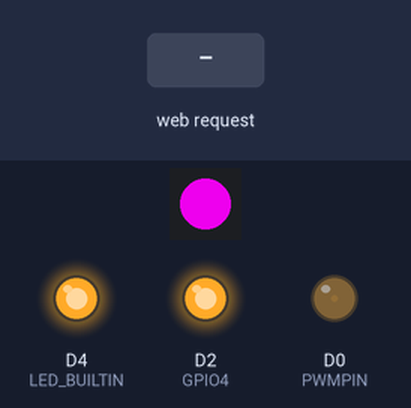
A sketch run on a simulated ESP8266 (NodeMCU). Parts: 1 RGB LEDs in strip order, left to right, output pins drawn as LEDs (lit = HIGH, except the on-board LED, lit = LOW). The inputs (shaded band) are chosen by the test bench. Dim RGB values are drawn brighter than linear; WiFi joins after 1.5 s; servers stay silent unless stated; what the sketch prints to the serial monitor is not drawn.

Above: at 2.7 s.
2.8 s: HTTP request GET /blink received
At 2.96 s:
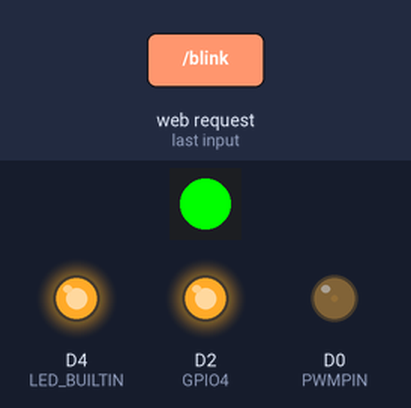
4.6 s: HTTP request GET /off received
At 5.8 s:
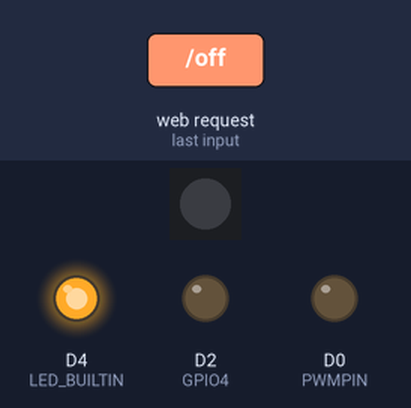
6.1 s: HTTP request GET /blue received
At 6.7 s:
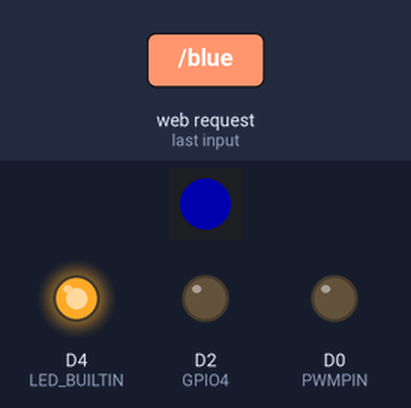
7.6 s: HTTP request GET /green received
At 8.8 s:
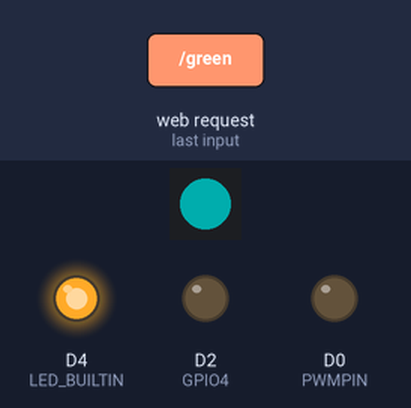
9.1 s: HTTP request GET /red received
At 10.0 s:
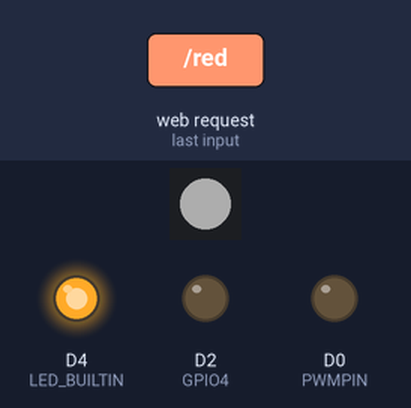
10.6 s: HTTP request GET /blue received
At 11.2 s:
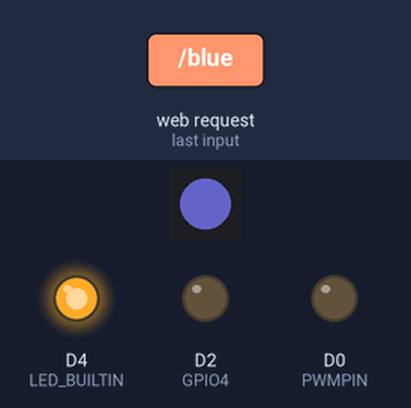
Timing chart, 0 to 13.1 s (numbered marks = the images above; inputs shaded):
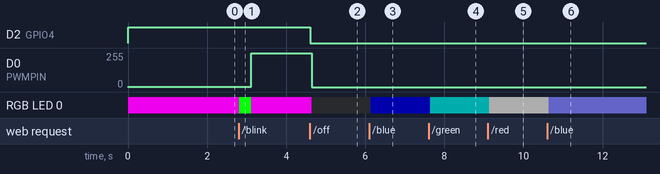

The sketch:

webserver-lights.ino
```cpp
    /******
code from http://randomnerdtutorials.com used
*********/
//deigned for 3.3v relays and NodeMcu

#include "ChainableLED.h"

#define NUM_LEDS  1

ChainableLED leds(14, 12, NUM_LEDS);
#define PWMPIN 16
int pwmpercent;

// Load Wi-Fi library
#include <ESP8266WiFi.h>
#include <WiFiUdp.h>
#include <string.h>

WiFiUDP udp;

// Replace with your network credentials
const char* ssid = "TrilliumKillinEm";
const char* password = "Despacito2";

const int dstPort = 5000;
// Set web server port number to 80
WiFiServer server(80);

// Variable to store the HTTP request
String header;

// Auxiliar variables to store the current output state
String output5State = "off";
String GPIO4State = "off";

// Assign output variables to GPIO pins
const int output5 = 5;
const int GPIO4 = 4;    //labeled as D2 on the board
const int GPIO8 = 15;
char Byte=0;
int incomingByte = 0;


int red=200;
int green=0;
int blue=200;
int lastr,lastg,lastb;

bool halfbright=false;

void setup() {
  pwmpercent =100;
  lastr=red;
  lastg=green;
  lastb=blue;
  leds.init();
  leds.setColorRGB(0,red,green,blue);
  Serial.begin(9600);
  Serial.setTimeout(50);
  Serial.println("Hi I'm "+WiFi.macAddress());
  // Initialize the output variables as outputs
  pinMode(PWMPIN,OUTPUT);
  analogWrite(PWMPIN,(int)1023/pwmpercent);
  pinMode(LED_BUILTIN, OUTPUT);
  pinMode(GPIO4, OUTPUT);

  pinMode(15, INPUT_PULLUP);
  // Set outputs states
  digitalWrite(LED_BUILTIN, LOW);
  digitalWrite(GPIO4, HIGH);

  // Connect to Wi-Fi network with SSID and password
  Serial.print("Connecting to ");
  Serial.println(ssid);
  WiFi.begin(ssid, password);
  int connecterr=0;
  while (WiFi.status() != WL_CONNECTED) {
    delay(500);
    Serial.print(".");
    connecterr++;
    if(connecterr>100){

      WiFi.begin("NodeNet","");
      while (WiFi.status() != WL_CONNECTED) {
      delay(500);
      Serial.print("NodeNet.");

      }

      }


  }
  // Print local IP address and start web server
  Serial.println("");
  Serial.print("WiFi connected");
  if(connecterr>20){
  Serial.println("- NodeNet");}
  else{
    Serial.print("- ");
    Serial.println(ssid);
    }
  Serial.println("IP address: ");
  Serial.println(WiFi.localIP());
  server.begin();

  IPAddress broadcastIp(255, 255, 255, 255);
  udp.beginPacketMulticast(broadcastIp, dstPort, WiFi.localIP());
  udp.write("hi");
  udp.endPacket();
}

void setRGB(int r, int g, int b){
    red=r;
    blue=b;
    green=g;

  }

void blink(){
  leds.setColorRGB(0,0,255,0);
  delay(300);

  }

void lights(int val){
  if(val==0){
    GPIO4State = "off";
    lastr=red;
    lastg=green;
    lastb=blue;
    setRGB(0,0,0);
    digitalWrite(GPIO4,LOW);
    pwmpercent=0;
    }
  else if(val==1){
    GPIO4State = "on";
    if(lastr==0 && lastg==0 && lastb==0){
    lastr=200;lastb=200;
    }

    setRGB(lastr,lastg,lastb);
    digitalWrite(GPIO4,HIGH);
    pwmpercent=100;
    }
  }

void changepwm(int dir){
  if(dir==1){
    if(pwmpercent<1){
      pwmpercent+=10;
      }
    }
  else{
      if(pwmpercent>=0){
      pwmpercent-=10;
      }
     }
}


void loop(){


  if(red>0 || green>0 || blue>0){
    GPIO4State="on";
    }
    else{GPIO4State="off";}

    leds.setColorRGB(0,red,green,blue);


   if (Serial.available()) {
                Byte=incomingByte;
                // read the incoming byte:

                incomingByte = Serial.read();

                // say what you got:
                Serial.print("I received: ");
                Serial.println(incomingByte, DEC);
        }
  if(incomingByte==10){
    }
  else if(incomingByte==49){
    Serial.println("light on");
    lights(1);
    }
  else if(incomingByte==48){
    Serial.println("light off");
    lights(0);
    }
  else if(incomingByte==50 ){
      setRGB(255,0,0);
    }

  else if(incomingByte==51 ){
     setRGB(0,150,50);
    }
  else if(incomingByte==52){
      setRGB(125,100,0);
    }
  else if(incomingByte==53 ||incomingByte==251 || incomingByte==243){
      setRGB(200,0,200);
    }

  WiFiClient client = server.available();   // Listen for incoming clients

  //Serial.println(digitalRead(15));
  if (client) {                             // If a new client connects,
    Serial.println("New Client.");          // print a message out in the serial port
    String currentLine = "";                // make a String to hold incoming data from the client
    while (client.connected()) {            // loop while the client's connected
      if (client.available()) {             // if there's bytes to read from the client,
        char c = client.read();             // read a byte, then
        Serial.write(c);                    // print it out the serial monitor
        header += c;
        if (c == '\n') {                    // if the byte is a newline character
          // if the current line is blank, you got two newline characters in a row.
          // that's the end of the client HTTP request, so send a response:
          if (currentLine.length() == 0) {
            // HTTP headers always start with a response code (e.g. HTTP/1.1 200 OK)
            // and a content-type so the client knows what's coming, then a blank line:
            client.println("HTTP/1.1 200 OK");
            client.println("Content-type:text/html");
            client.println("Connection: close");
            client.println();

            char copy[20];
            header.toCharArray(copy,20);

            // turns the GPIOs on and off
            if(header.indexOf("GET /blue")>=0){
              blue+=50;
              if(blue>255){blue=0;}
            }
            else if(header.indexOf("GET /green")>=0){
              green+=50;
              if(green>255){green=0;}
            }
            else if(header.indexOf("GET /red")>=0){
              red+=50;
              if(red>255){red=0;}

            }

            if(red>0 || green>0 || blue>0){
              GPIO4State="on";
            }

            if (header.indexOf("GET /5/on") >= 0) {
              Serial.println("GPIO 5 on");
              output5State = "on";
              digitalWrite(LED_BUILTIN, HIGH);
            } else if (header.indexOf("GET /5/off") >= 0) {
              Serial.println("GPIO 5 off");
              output5State = "off";
              digitalWrite(LED_BUILTIN, LOW);
            } else if (header.indexOf("/on") >= 0) {
              Serial.println("GPIO 4 on");
              GPIO4State = "on";
              lights(1);
            } else if (header.indexOf("/off") >= 0) {
              Serial.println("GPIO 4 off");
              GPIO4State = "off";
              lights(0);
            }else if (header.indexOf("GET /blink") >= 0) {
              Serial.println("blinking");
              blink();
            }else if (header.indexOf("GET /pwm/half") >= 0) {
              halfbright= !halfbright;

              if(halfbright){
                pwmpercent=40;
                }
              else{
                pwmpercent=100;}
            }

            else if (strstr(copy, "netconf?ssid=") != NULL) {
                  // contains
                  Serial.println("NEW Deeeets");
                }{
              }


            // Display the HTML web page
            client.println("<!DOCTYPE html><html>");
            client.println("<head><meta name=\"viewport\" content=\"width=device-width, initial-scale=1\">");
            client.println("<link rel=\"icon\" href=\"data:,\">");
            // CSS to style the on/off buttons
            // Feel free to change the background-color and font-size attributes to fit your preferences
            client.println("<style>html { font-family: Helvetica; display: inline-block; margin: 0px auto; text-align: center;}");
            client.println(".button { background-color: #195B6A; border: none; color: white; padding: 16px 40px;");
            client.println("text-decoration: none; font-size: 30px; margin: 2px; cursor: pointer;}");
            client.println(".button2 {background-color: #77878A;}</style></head>");

            // Web Page Heading
            client.println("<body><h1>ESP8266 Web Server</h1><p>");
            client.print(Byte);
            client.print("<p>");
            client.print(incomingByte);

            client.print("</p>");

            client.println("<p><a href=\"/pwm/half\"><button class=\"button\">half</button></a></p>");


            client.print("</p></a>");
            // Display current state, and ON/OFF buttons for GPIO 5
            client.println("<p>Built in LED - State " + output5State + "</p>");
            // If the output5State is off, it displays the ON button
            if (output5State=="off") {
              client.println("<p><a href=\"/5/on\"><button class=\"button\">ON</button></a></p>");
            } else {
              client.println("<p><a href=\"/5/off\"><button class=\"button button2\">OFF</button></a></p>");
            }

            // Display current state, and ON/OFF buttons for GPIO 4
            client.println("<p>Pin D2(Lights) - State " + GPIO4State + "</p>");
            // If the GPIO4State is off, it displays the ON button
            if (GPIO4State=="off") {
              client.println("<p><a href=\"/on\"><button class=\"button\">ON</button></a></p>");
            } else {
              client.println("<p><a href=\"/off\"><button class=\"button button2\">OFF</button></a></p>");
            }
            client.println(WiFi.macAddress());


            client.println("<br><h3>Set new network</h3>");

            client.println("<table><tr><th>ssid</th><th>pass</th></tr></table>");
            client.println("<form action=\"netconf\"><input type=\"text\" name=\"ssid\"><input type=\"text\" name=\"pass\"><br><input type=\"submit\" value=\"Submit\"></form>");
            client.println("</body></html>");

            // The HTTP response ends with another blank line
            client.println();
            // Break out of the while loop
            break;
          } else { // if you got a newline, then clear currentLine
            currentLine = "";
          }
        } else if (c != '\r') {  // if you got anything else but a carriage return character,
          currentLine += c;      // add it to the end of the currentLine
        }
      }
    }
    // Clear the header variable
    header = "";
    // Close the connection
    client.stop();
    Serial.println("Client disconnected.");
    Serial.println("");
    Serial.print("PWM PERCENT:");
    Serial.println(pwmpercent);
     if(pwmpercent==0){
      analogWrite(PWMPIN,0);
      }

      else{
        double calc=1023*(pwmpercent/100);
        Serial.print("pwm val /1024: ");
        Serial.println((int)calc);
        analogWrite(PWMPIN,(int)calc);
      }


  }
}
```

Measured:
- after the input at 2.8 s, D0 (PWMPIN): 2/255 → 255/255 after 0.31 s; RGB LED 0: RGB(200, 0, 200) → RGB(0, 255, 0) at once, → RGB(200, 0, 200) 0.30 s later
- after the input at 4.6 s, D2 (GPIO4): HIGH → LOW at once; D0 (PWMPIN): 255/255 → 0/255 after 0.05 s; RGB LED 0: RGB(200, 0, 200) → off after 0.05 s
- after the input at 6.1 s, RGB LED 0: off → RGB(0, 0, 50) at once
- after the input at 7.6 s, RGB LED 0: RGB(0, 0, 50) → RGB(0, 50, 50) at once
- after the input at 9.1 s, RGB LED 0: RGB(0, 50, 50) → RGB(50, 50, 50) at once
- after the input at 10.6 s, RGB LED 0: RGB(50, 50, 50) → RGB(50, 50, 100) at once
